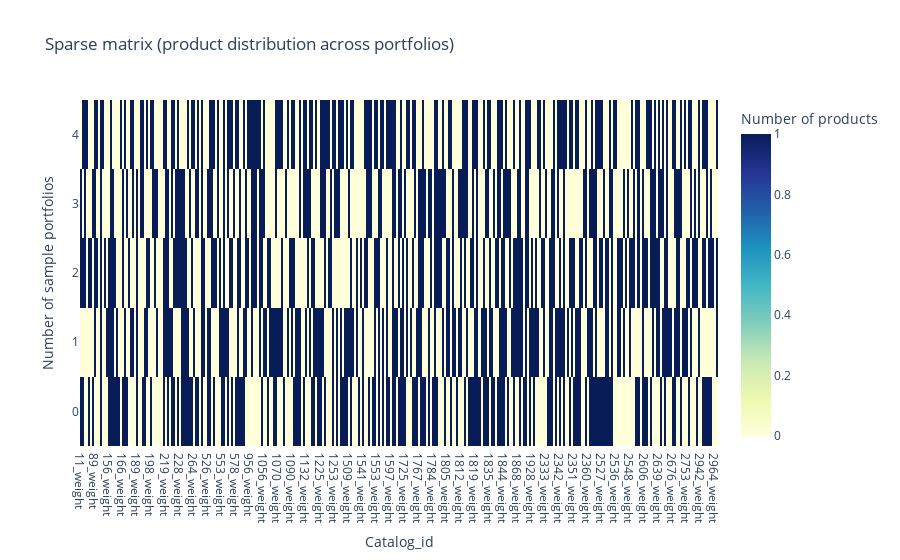

The notebook cell saved with this chart:
### Code cell
# Create heatmap using Plotly
fig = go.Figure(data=go.Heatmap(
    z=top_5_port.drop(columns=["Revenue", "Volatility", "Sharpe"], axis = 1).values,
    x=top_5_port.drop(columns=["Revenue", "Volatility", "Sharpe"], axis = 1).columns,
    y=top_5_port.drop(columns=["Revenue", "Volatility", "Sharpe"], axis = 1).index,
    colorscale='YlGnBu',
    colorbar=dict(title='Number of products')
))

fig.update_layout(
    title='Top 5 portfolio composition',
    xaxis_title='Catalog_id',
    yaxis_title='Index'
)
fig

### Figure 1 — Plotly figure (JSON) as saved in the notebook; plotly's stock layout.template omitted (floating-point values rounded to 4 significant figures; data arrays with more than 128 entries replaced by an {"elided": "..."} marker saying what was removed)
{"data": [{"colorbar": {"title": {"text": "Number of products"}}, "colorscale": [[0, "rgb(255,255,217)"], [0.125, "rgb(237,248,177)"], [0.25, "rgb(199,233,180)"], [0.375, "rgb(127,205,187)"], [0.5, "rgb(65,182,196)"], [0.625, "rgb(29,145,192)"], [0.75, "rgb(34,94,168)"], [0.875, "rgb(37,52,148)"], [1, "rgb(8,29,88)"]], "type": "heatmap", "x": {"elided": "317 str values"}, "y": [0, 1, 2, 3, 4], "z": {"elided": "5x317 int values"}}], "layout": {"title": {"text": "Sparse matrix (product distribution across portfolios)"}, "xaxis": {"title": {"text": "Catalog_id"}}, "yaxis": {"title": {"text": "Number of sample portfolios"}}}}
